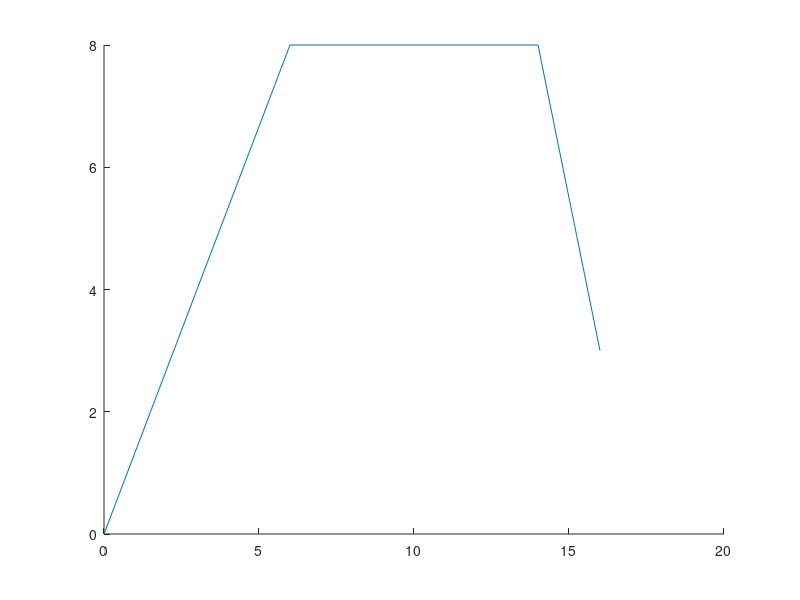

Here is the MATLAB script that generated this plot: (Note: this script raises an error after producing the figure.)
x = 0:0.5:6;
y = 1.3333333333333333 * x + 0.0;
line(x,y)
hold on
x = 6:0.5:14;
y = 0.0 * x + 8.0;
line(x,y)
hold on
x = 14:0.5:16;
y = -2.5 * x + 43.0;
line(x,y)
hold on
quiver(X,Y,u,v)
hold off